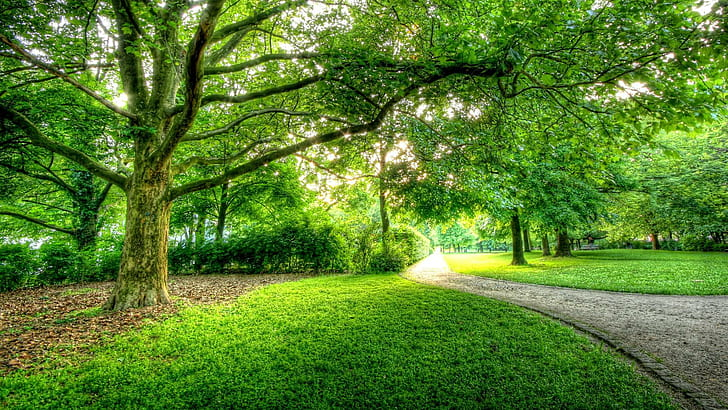
#> input picture Task 3 Files/Task_3.jpg, 728 x 410 px, found by its file name
$ python Task3.py
#> lines starting #> are read from the running program, lines starting #| are printed output that depends on the picture; after the words box and inside, x2 and y2 are one past the last pixel; in counts of white or black regions, pixels touching at a corner belong together
import cv2
import numpy as np

# Applying simple and adaptive thresholding to a grayscale image.
# It uses OpenCV trackbars to control the thresholding values in real-time,

def nothing(x):
    pass

image = cv2.imread('Task_3.jpg')
#> image is the input picture: shape (410, 728, 3); mean B, G, R 46.9, 127.9, 88.5
gray_image = cv2.cvtColor(image, cv2.COLOR_BGR2GRAY)
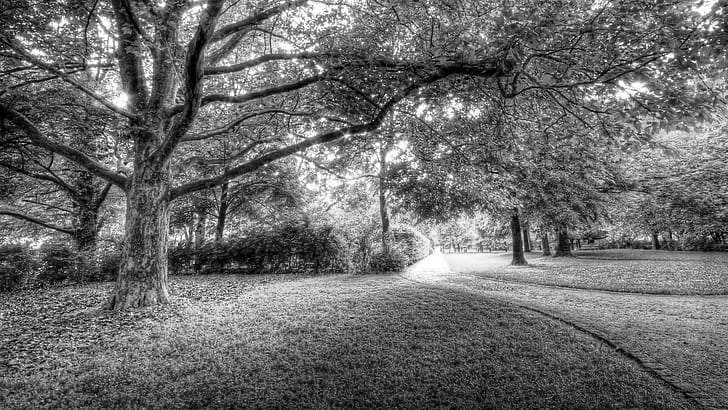
#> gray_image: shape (410, 728); min 0, max 255, mean 106.9

def resize_image(img, width=300):
    aspect_ratio = img.shape[1] / img.shape[0]
    height = int(width / aspect_ratio)
    return cv2.resize(img, (width, height))

cv2.namedWindow('Thresholding Window')

cv2.createTrackbar('Simple Threshold', 'Thresholding Window', 127, 255, nothing)
cv2.createTrackbar('Block Size', 'Thresholding Window', 11, 31, nothing)
cv2.createTrackbar('C', 'Thresholding Window', 2, 10, nothing)

while True:
    simple_threshold_value = cv2.getTrackbarPos('Simple Threshold', 'Thresholding Window')
    block_size = cv2.getTrackbarPos('Block Size', 'Thresholding Window')
    c_value = cv2.getTrackbarPos('C', 'Thresholding Window')

    if block_size % 2 == 0:
        block_size += 1

    _, simple_threshold_image = cv2.threshold(gray_image, simple_threshold_value, 255, cv2.THRESH_BINARY)
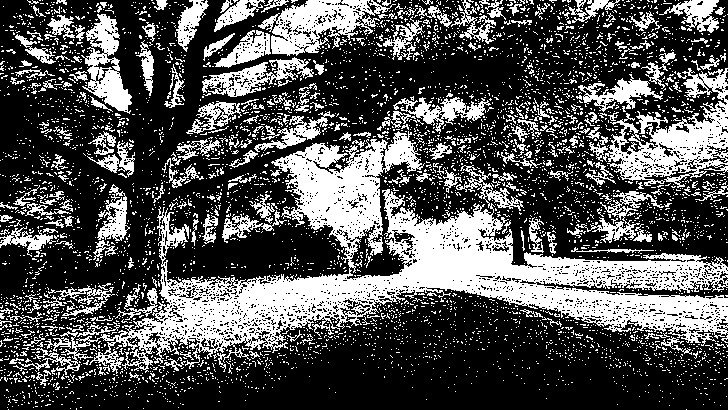
#> simple_threshold_image: shape (410, 728); 32.7% white; 4912 white regions (4652 under 20 px), largest, box (x1, y1, x2, y2) and area: (18, 131, 728, 375) 42889, (603, 68, 728, 188) 5919, (258, 0, 396, 56) 3577
    adaptive_threshold_image = cv2.adaptiveThreshold(gray_image, 255, cv2.ADAPTIVE_THRESH_MEAN_C,
                                                    cv2.THRESH_BINARY, block_size, c_value)
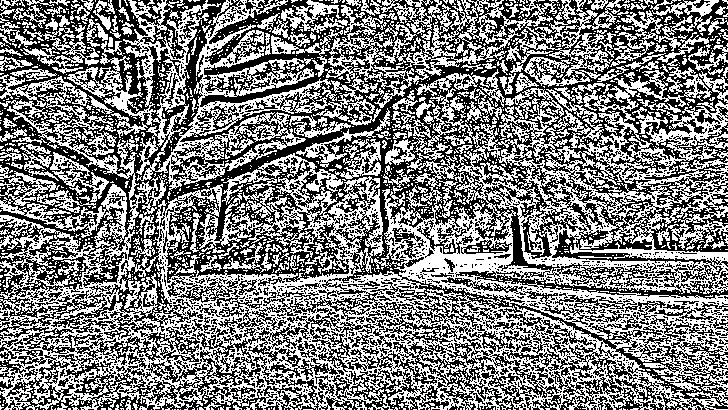
#> adaptive_threshold_image: shape (410, 728); 49.7% white in thin lines or dots

    simple_threshold_image_color = cv2.cvtColor(simple_threshold_image, cv2.COLOR_GRAY2BGR)
    adaptive_threshold_image_color = cv2.cvtColor(adaptive_threshold_image, cv2.COLOR_GRAY2BGR)
#> adaptive_threshold_image_color: shape (410, 728, 3); 49.7% white in thin lines or dots

    image_resized = resize_image(image, width=300)
#> in resize_image, `return cv2.resize(img, (width, height))`:
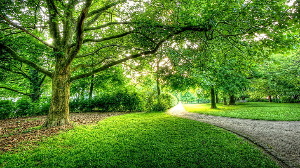
#> returned value: shape (168, 300, 3); mean of channels 0, 1, 2 46.9, 127.9, 88.4; drawn as B, G, R
    simple_threshold_image_resized = resize_image(simple_threshold_image_color, width=300)
#> call 2 of resize_image, with width = 300
#> in resize_image (call 2), `return cv2.resize(img, (width, height))`:
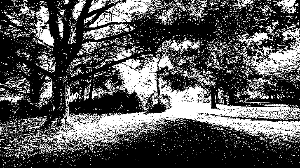
#> returned value: shape (168, 300, 3); min 0, max 255, mean 83.4
    adaptive_threshold_image_resized = resize_image(adaptive_threshold_image_color, width=300)
#> call 3 of resize_image, with width = 300
#> in resize_image (call 3), `return cv2.resize(img, (width, height))`:
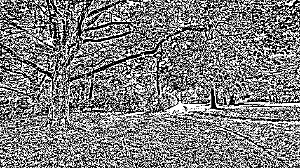
#> returned value: shape (168, 300, 3); min 0, max 255, mean 126.7

    concatenated_image = np.hstack([image_resized, simple_threshold_image_resized, adaptive_threshold_image_resized])
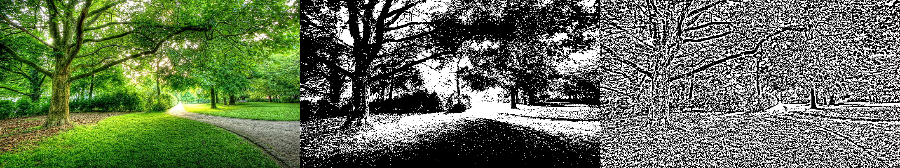
#> concatenated_image: shape (168, 900, 3); mean B, G, R 85.7, 112.7, 99.5

    cv2.imshow('Thresholding Window', concatenated_image)

    if cv2.waitKey(1) & 0xFF == 27:
#> (key Esc is pressed here)
        break

cv2.destroyAllWindows()
